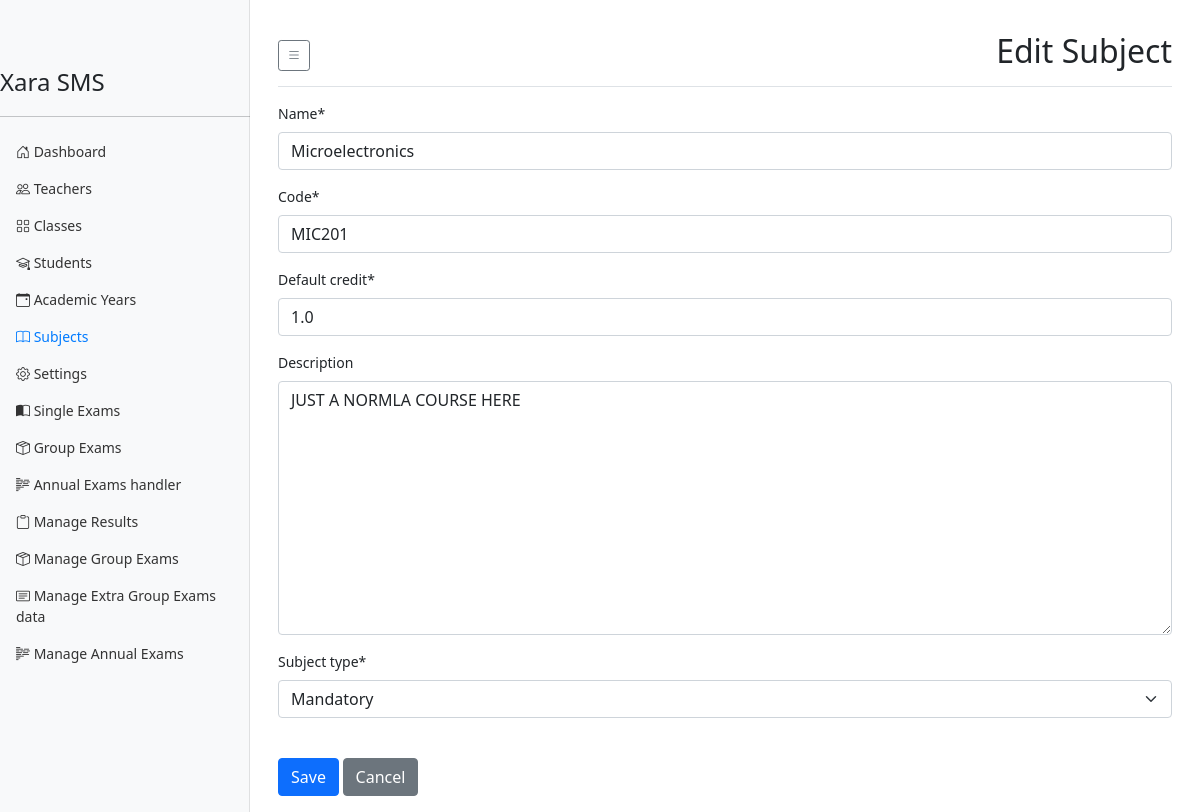
Screenshot of /users/subjects/12/edit/ (signed in) with the database file from the repository.
### result_system/models.py (models this page shows, shortened)
class Subject(models.Model):
    SUBJECT_TYPES = [
        ('MANDATORY', 'Mandatory'),
        ('ELECTIVE', 'Elective'),
    ]
    school = models.ForeignKey(School, on_delete=models.CASCADE, related_name='subjects')
    name = models.CharField(max_length=100)
    code = models.CharField(max_length=10)
    default_credit = models.DecimalField(max_digits=3, decimal_places=1, default=1.0, validators=[MinValueValidator(1.0), MaxValueValidator(20.0)])
    description = models.TextField(blank=True)
    subject_type = models.CharField(max_length=10, choices=SUBJECT_TYPES, default='MANDATORY')
    is_active = models.BooleanField(default=True)
    created_at = models.DateTimeField(auto_now_add=True)
    updated_at = models.DateTimeField(auto_now=True)
    class Meta:
        unique_together = ('school', 'code')
        ordering = ['name']

### users/views.py (the view, shortened to what this page needs)
# urls.py: path('subjects/<int:pk>/edit/', SubjectUpdateView.as_view(), name='subject_edit'),
class SubjectUpdateView(SecretaryRequiredMixin, UpdateView):
    model = Subject
    form_class = SubjectForm
    template_name = 'users/subject_form.html'
    success_url = reverse_lazy('subject_list')
    def get_form_kwargs(self):
        kwargs = super().get_form_kwargs()
        kwargs['school'] = self.request.user.school
        return kwargs

### users/forms.py (shortened to what this page needs)
class SubjectForm(forms.ModelForm):
    class Meta:
        model = Subject
        fields = ['name', 'code', 'default_credit', 'description', 'subject_type']
    def __init__(self, *args, **kwargs):
        self.school = kwargs.pop('school', None)
        super().__init__(*args, **kwargs)

### users/mixins.py (called while the page is built)
    def dispatch(self, request, *args, **kwargs):
        if not request.user.is_authenticated or request.user.user_type != 'S':
            raise PermissionDenied
        return super().dispatch(request, *args, **kwargs)

### templates/users/subject_form.html (shortened to what this page needs)
{% extends "users/dashboard_base.html" %}
{% load crispy_forms_tags %}
{% block page_title %}{% if form.instance.pk %}Edit{% else %}Add{% endif %} Subject{% endblock %}
{% block dashboard_content %}
<form method="post">
    {{ form|crispy }}
    <button type="submit" class=" mt-4 btn btn-primary">Save</button>
    <a href="{% url 'subject_list' %}" class="mt-4 btn btn-secondary">Cancel</a>
</form>
{% endblock dashboard_content %}

### templates/users/dashboard_base.html (style rules this page uses)
body { font-size: .875rem; }

### rows the page displays
Subject: name "Microelectronics", code "MIC201", default_credit "1.0", description "JUST A NORMLA COURSE HERE", subject_type "Mandatory"
